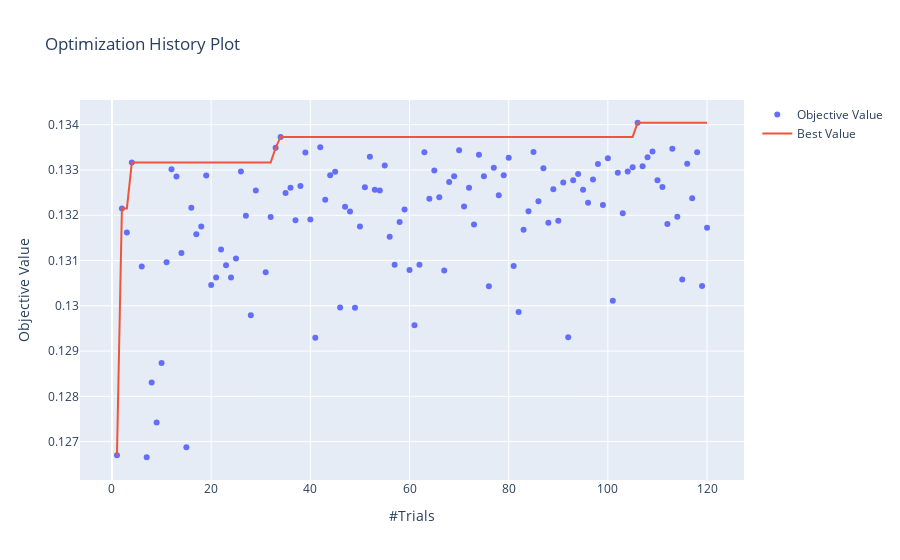

Notebook code for this chart:
### Code cell
plot_optimization_history(study)
